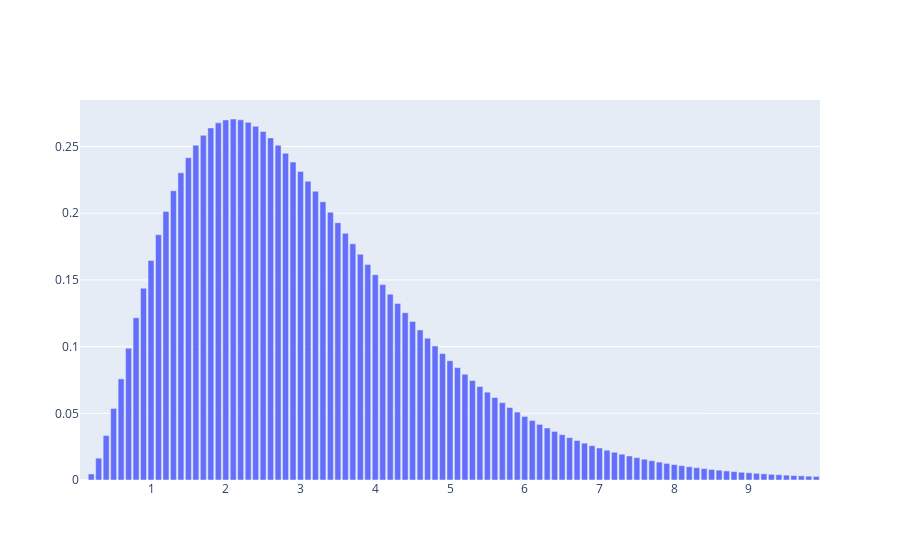

Notebook source saved alongside this figure:
### Markdown cell above
$\textbf{Gamma Distribution}$

- When the random variable $Y$ is always positive and always skewed to the right.

- Most of the area of the PDF is located near the origin, and the PDF drops gradually as y increases.

- A random variable $Y$ has a gamma distributions with parameters $\alpha>0$ and $\beta>0$ $\iff$

\begin{gather}
f(y) = \begin{cases}
      \frac{y^{\alpha-1}e^{\frac{-y}{\beta}}}{\beta^{\alpha} \Gamma(\alpha)}, & \text{if}\ 0\leq y < \infty \\
      0, & \text{otherwise}
    \end{cases}
\end{gather}

where

\begin{gather}
\Gamma(\alpha) = \int_0^\infty y^{\alpha-1}e^{-y} dy
\end{gather}

- $E[Y] = \alpha \beta$

- $V[Y] = \alpha \beta^2$

### Code cell
from scipy.stats import gamma
import numpy as np
import plotly
import plotly.graph_objects as go

#creating an array of values between
#-3 to 8 with a difference of 0.1
x = np.arange(0.1, 10, 0.1)
   
y = gamma.pdf(x, 3, 0.1)

fig = go.Figure([go.Bar(x=x, y=y)])
fig.update_layout(height = 500)
fig.show()

### Figure 1 — Plotly figure (JSON) as saved in the notebook; plotly's stock layout.template omitted (floating-point values rounded to 4 significant figures)
{"data": [{"type": "bar", "x": [0.1, 0.2, 0.3, 0.4, 0.5, 0.6, 0.7, 0.8, 0.9, 1, 1.1, 1.2, 1.3, 1.4, 1.5, 1.6, 1.7, 1.8, 1.9, 2, 2.1, 2.2, 2.3, 2.4, 2.5, 2.6, 2.7, 2.8, 2.9, 3.0, 3.1, 3.2, 3.3, 3.4, 3.5, 3.6, 3.7, 3.8, 3.9, 4, 4.1, 4.2, 4.3, 4.4, 4.5, 4.6, 4.7, 4.8, 4.9, 5, 5.1, 5.2, 5.3, 5.4, 5.5, 5.6, 5.7, 5.8, 5.9, 6, 6.1, 6.2, 6.3, 6.4, 6.5, 6.6, 6.7, 6.8, 6.9, 7, 7.1, 7.2, 7.3, 7.4, 7.5, 7.6, 7.7, 7.8, 7.9, 8, 8.1, 8.2, 8.3, 8.4, 8.5, 8.6, 8.7, 8.8, 8.9, 9, 9.1, 9.2, 9.3, 9.4, 9.5, 9.6, 9.7, 9.8, 9.9], "y": [0, 0.004524, 0.01637, 0.03334, 0.05363, 0.07582, 0.09879, 0.1217, 0.1438, 0.1647, 0.1839, 0.2014, 0.2169, 0.2303, 0.2417, 0.251, 0.2584, 0.264, 0.2678, 0.27, 0.2707, 0.27, 0.2681, 0.2652, 0.2613, 0.2565, 0.251, 0.245, 0.2384, 0.2314, 0.224, 0.2165, 0.2087, 0.2008, 0.1929, 0.185, 0.1771, 0.1692, 0.1615, 0.1539, 0.1465, 0.1393, 0.1323, 0.1254, 0.1188, 0.1125, 0.1063, 0.1005, 0.09481, 0.0894, 0.08422, 0.07929, 0.07458, 0.07011, 0.06585, 0.06181, 0.05798, 0.05436, 0.05092, 0.04768, 0.04462, 0.04173, 0.03901, 0.03644, 0.03403, 0.03176, 0.02963, 0.02763, 0.02575, 0.02399, 0.02234, 0.0208, 0.01935, 0.018, 0.01674, 0.01556, 0.01445, 0.01342, 0.01246, 0.01157, 0.01073, 0.009958, 0.009234, 0.00856, 0.007933, 0.00735, 0.006808, 0.006304, 0.005836, 0.005402, 0.004998, 0.004624, 0.004276, 0.003954, 0.003655, 0.003378, 0.003121, 0.002883, 0.002663]}], "layout": {"autosize": true, "xaxis": {"autorange": true, "range": [0.05, 9.95], "type": "linear"}, "yaxis": {"autorange": true, "range": [0, 0.2849], "type": "linear"}}}
